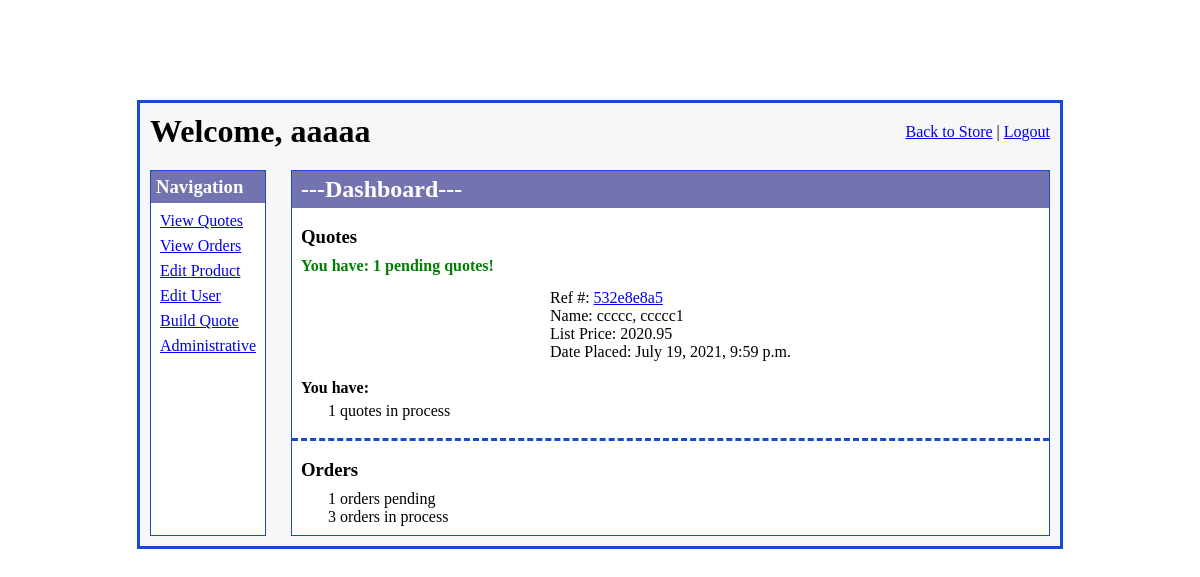
/admin_access/ (signed in), run on the app's committed database.
### imgfield_app/models.py (models this page shows)
class User(models.Model):
    first_name = models.CharField(max_length=45)
    last_name = models.CharField(max_length=60)
    email = models.CharField(max_length=60)
    password = models.CharField(max_length=60)
    security_level = models.IntegerField()
    created_at = models.DateTimeField(auto_now_add=True)
    updated_at = models.DateTimeField(auto_now=True)
    objects = UserManager()

class Quote(models.Model):
    quoted_by = models.ForeignKey(
        User,
        related_name="user_quotes",
        on_delete=models.CASCADE
    )
    contact_info =  models.ForeignKey(
        ContactInfo,
        related_name="quotes",
        on_delete = models.CASCADE,
        null=True, blank=True,
    )
    ref_number = models.CharField(max_length=10)
    total_price = models.DecimalField(decimal_places=2, max_digits=10, null=True, blank=True)
    status = models.CharField(max_length=27)
    special_instructions = models.TextField(null=True, blank=True)
    office_notes = models.TextField(null=True, blank=True)
    placed_at = models.DateTimeField(auto_now_add=True)
    created_at = models.DateTimeField(auto_now_add=True)
    updated_at = models.DateTimeField(auto_now=True)
    objects = QuoteManager()

### admin_app/views.py (the view)
# urls.py: path('', views.index),
def index(request):
    if 'user_id' in request.session:
        logged_user = User.objects.get(id=request.session['user_id'])
        if logged_user.security_level > 4:
            context = {
                'logged_user' : logged_user,
                'all_products': Product.objects.all(),
                'new_quotes': Quote.objects.filter(status="pending"),
                'quote_in_process_count': Quote.objects.filter(status="in process").count(),
                'order_open_count': Order.objects.filter(status="open").count(),
                'order_pending_count': Order.objects.filter(status="pending").count(),
                'order_in_process_count': Order.objects.filter(status="in process").count(),
            }
            return render(request, "admin_index.html", context)
    return redirect("/")

### admin_app/templates/admin_index.html (shortened to what this page needs)
<!DOCTYPE html>
<html lang="en">
<head>
    {% load static %}
    <link rel="stylesheet" href="{% static 'css/admin_main.css' %}">
    <link rel="stylesheet" href="{% static 'css/admin_index.css' %}">
</head>
<body>
    <div id="wrapper">
        <div id="header">
            <h1>Welcome, {{ logged_user.first_name }}</h1>
            <div id="links">
                <a href="/">Back to Store</a> |
                <a href="/signon/logout">Logout</a>
            </div>
        </div>
        <div id="content">
            <div id="navigation">
                <h3>Navigation</h3>
                <div id="nav_links">
                    <a href="/admin_access/quotes_display/1">View Quotes</a>
                    <a href="/admin_access/orders_display/1">View Orders</a>
                    <a href="/admin_access/select_product/1">Edit Product</a>
                    <a href="/admin_access/edit_user/1">Edit User</a>
                    <a href="/admin_access/build_quote">Build Quote</a>
                    <a href="/admin_access/administrative">Administrative</a>
                </div>
            </div>
            <div id="dashboard">
                <h2>---Dashboard---</h2>
                <div id="new_info">
                    <div id="quote_display">
                        <h3>Quotes</h3>
                        {% if new_quotes %}
                        <h4 class="green">You have: {{ new_quotes.count }} pending quotes!</h4>
                        <div id="new_quote_display">
                            {% for quote in new_quotes %}
                            <div class="pod">
                                <p>Ref #: <a href="/admin_access/view_quote/{{ quote.id }}">{{ quote.ref_number }}</a>
                                </p>
                                <p>Name: {{ quote.quoted_by.last_name }}, {{ quote.quoted_by.first_name }}</p>
                                <p>List Price: {{quote.total_price }}</p>
                                <p>Date Placed: {{ quote.placed_at }}</p>
                            </div>
                            {% endfor %}
                        </div>
                        {% else %}
                        <p>You have no new quotes pending</p>
                        {%  endif %}
                        <div id="quote_stats">
                            <h4>You have:</h4>
                            <p>{{ quote_in_process_count }} quotes in process</p>
                        </div>
                    </div>
                    <div id="order_display">
                        <h3>Orders</h3>
                        <p>{{ order_pending_count }} orders pending</p>
                        <p>{{ order_in_process_count }} orders in process</p>
                    </div>
                </div>
            </div>
        </div>
    </div>
</body>
</html>

### admin_app/static/css/admin_main.css (style rules this page uses)
* { margin: 0; padding: 0; }
#wrapper { width: 900px; margin: 100px auto; border: 3px solid rgb(23, 73, 211); padding: 10px; background-color: #F7F7F7; }
#header { display: flex; margin-bottom: 20px; }
#header h1 { flex: 7; }
#links { padding-top: 10px; }
h2 { margin-bottom: 9px; }
.green { color: green; }

### admin_app/static/css/admin_index.css (style rules this page uses)
#content { display: flex; }
#navigation { border: 1px solid rgb(23, 73, 211); margin-right: 25px; background-color: white; }
#navigation h3, #dashboard h2 { background-color: rgb(115, 115, 175); padding: 5px; color: white; }
#nav_links { padding: 9px; }
#navigation a { margin-bottom: 7px; display: block; }
#dashboard { background-color: white; border: 1px solid rgb(23, 73, 211); width: 100%; }
#dashboard h2 { padding-left: 9px; }
#quote_display { padding: 9px; border-bottom: 3px dashed rgb(23, 73, 211);; }
#quote_display h3, #order_display h3 { margin-bottom: 9px; }
#quote_display h4 { margin-bottom: 5px; }
#new_quote_display { display: flex; flex-wrap: wrap; justify-content: space-around; }
.pod { margin: 9px; }
#quote_stats { margin: 9px 0px; }
#quote_stats p, #order_display p { margin-left: 27px; }
#order_display { margin-top: 9px; padding: 9px; }

### data on the page
User: first_name "aaaaa"
Quote: ref_number "532e8e8a5", quoted_by.last_name "ccccc", quoted_by.first_name "ccccc1", total_price "2020.95", placed_at "July 19, 2021, 9:59 p.m."

### other printed values
{{ new_quotes.count }} "1"
{{ quote_in_process_count }} "1"
{{ order_pending_count }} "1"
{{ order_in_process_count }} "3"
